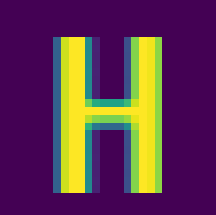
#> input picture letter_H.png, 216 x 215 px
$ jupyter execute --allow-errors arthur_cf_copy.ipynb   (shell and % lines are left out)
#> lines starting #> are read from the running program, lines starting #| are printed output that depends on the picture; after the words box and inside, x2 and y2 are one past the last pixel; in counts of white or black regions, pixels touching at a corner belong together
<a href="https://colab.research.google.com/github/fyng/ScrabbleReferee/blob/main/arthur_cf_copy.ipynb" target="_parent"></a>

[cell 1]
import pandas as pd
import numpy as np
from sklearn.preprocessing import LabelEncoder
from sklearn.model_selection import train_test_split
#from keras.utils import to_categorical
from matplotlib import pyplot as plt
import cv2
import tensorflow as tf

SEED = 1

#> (a cell that did not finish here is left out)

#> (a cell that did not finish here is left out)

[cell 4]
le=LabelEncoder()
#> (the rest of this cell did not finish here and is left out)

#> (a cell that did not finish here is left out)

#> (a cell that did not finish here is left out)

#> (a cell that did not finish here is left out)

#> (a cell that did not finish here is left out)

[cell 9]
from keras.models import Sequential
from keras.layers import Conv2D, MaxPooling2D, Flatten, Dense

# Define the model
#> (the rest of this cell did not finish here and is left out)

#> (a cell that did not finish here is left out)

#> (a cell that did not finish here is left out)

#> (a cell that did not finish here is left out)

#> (a cell that did not finish here is left out)

[cell 14]
# Load and preprocess the image
img = cv2.imread('letter_H.png', cv2.IMREAD_GRAYSCALE)
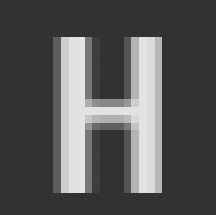
#> img: shape (215, 216); min 50, max 226, mean 86.7
img = cv2.resize(img, (28, 28))
#> img: shape (28, 28)
#binarize
_, binar = cv2.threshold(img, 127, 255, cv2.THRESH_BINARY)
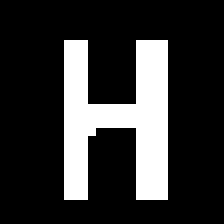
#> binar: shape (28, 28) (shown 8 times larger); 20.3% white; 1 white region, box (x1, y1, x2, y2) and area: (8, 5, 21, 25) 159


img = np.expand_dims(binar, axis=-1)
img = img / 255.0

# Get the predicted class probabilities
#> (the rest of this cell did not finish here and is left out)
